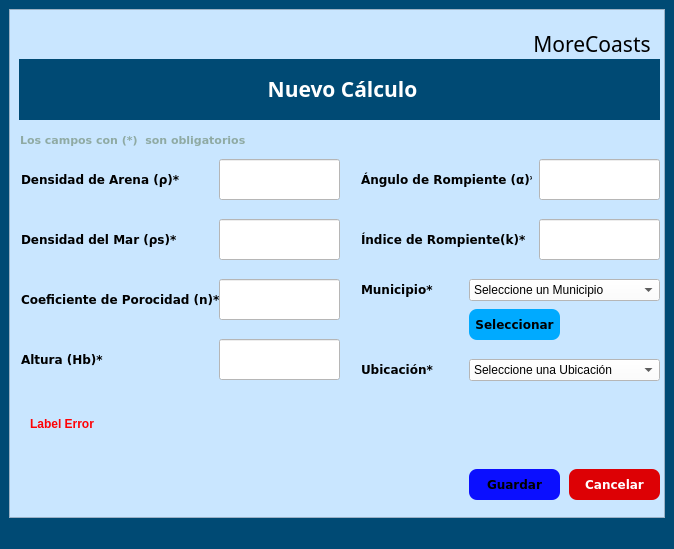
<?xml version="1.0" encoding="UTF-8"?>
<ui version="4.0">
 <class>MainWindow</class>
 <widget class="QMainWindow" name="MainWindow">
  <property name="geometry">
   <rect>
    <x>0</x>
    <y>0</y>
    <width>674</width>
    <height>549</height>
   </rect>
  </property>
  <property name="windowTitle">
   <string>MoreCoasts       Nuevo Cálculo</string>
  </property>
  <property name="windowIcon">
   <iconset>
    <normaloff>FormatFactoryAgregar un título.ico</normaloff>FormatFactoryAgregar un título.ico</iconset>
  </property>
  <property name="styleSheet">
   <string notr="true">background-color: rgb(0, 74, 116);</string>
  </property>
  <widget class="QWidget" name="centralwidget">
   <layout class="QHBoxLayout" name="horizontalLayout">
    <item>
     <widget class="QFrame" name="frame_NuevoCalculo">
      <property name="styleSheet">
       <string notr="true">QFrame{
background-color: rgb(201, 230, 255);
}
QLabel{
background-color: #000000ff;
color::rgb(0, 74, 116);
border:8px solid#000000ff;
}
QLineButton{
border:0px;
color:rgb(255, 255, 255);
border-bottom:2px solid rgb(61,61,61);
}
QPushButton{
background-color:rgb(0, 74, 116);
border-radius:15px;
color: rgb(255, 255, 255);
}

QLineEdit{
background-color: rgb(255, 255, 255);
}
QPushButton:hover{
background-color: rgb(0, 12, 255);
border-radius:15px;
color: rgb(0, 0, 0);
}

</string>
      </property>
      <property name="frameShape">
       <enum>QFrame::StyledPanel</enum>
      </property>
      <property name="frameShadow">
       <enum>QFrame::Raised</enum>
      </property>
      <widget class="QLabel" name="label_NuevoCalculo">
       <property name="geometry">
        <rect>
         <x>10</x>
         <y>50</y>
         <width>641</width>
         <height>61</height>
        </rect>
       </property>
       <property name="font">
        <font>
         <family>Arial Black</family>
         <pointsize>16</pointsize>
         <weight>75</weight>
         <bold>true</bold>
        </font>
       </property>
       <property name="styleSheet">
        <string notr="true">background-color: rgb(0, 74, 116);
color: rgb(255, 255, 255);</string>
       </property>
       <property name="text">
        <string>&lt;html&gt;&lt;head/&gt;&lt;body&gt;&lt;p align=&quot;center&quot;&gt;Nuevo Cálculo&lt;/p&gt;&lt;/body&gt;&lt;/html&gt;</string>
       </property>
      </widget>
      <widget class="QLabel" name="label_DensidadArena">
       <property name="geometry">
        <rect>
         <x>0</x>
         <y>150</y>
         <width>211</width>
         <height>41</height>
        </rect>
       </property>
       <property name="font">
        <font>
         <family>Verdana</family>
         <pointsize>9</pointsize>
         <weight>75</weight>
         <bold>true</bold>
        </font>
       </property>
       <property name="text">
        <string>Densidad de Arena (ρ)*</string>
       </property>
      </widget>
      <widget class="QLineEdit" name="lineEdit_densidadArena">
       <property name="geometry">
        <rect>
         <x>210</x>
         <y>150</y>
         <width>121</width>
         <height>41</height>
        </rect>
       </property>
       <property name="font">
        <font>
         <family>Agency FB</family>
         <pointsize>9</pointsize>
        </font>
       </property>
       <property name="cursor">
        <cursorShape>IBeamCursor</cursorShape>
       </property>
       <property name="styleSheet">
        <string notr="true">background-color: rgb(255, 255, 255);</string>
       </property>
       <property name="maxLength">
        <number>50</number>
       </property>
      </widget>
      <widget class="QLabel" name="label_DensidadMar">
       <property name="geometry">
        <rect>
         <x>0</x>
         <y>210</y>
         <width>211</width>
         <height>41</height>
        </rect>
       </property>
       <property name="font">
        <font>
         <family>Verdana</family>
         <pointsize>9</pointsize>
         <weight>75</weight>
         <bold>true</bold>
        </font>
       </property>
       <property name="text">
        <string>Densidad del Mar (ρs)*</string>
       </property>
      </widget>
      <widget class="QLineEdit" name="lineEdit_DensidadMar">
       <property name="geometry">
        <rect>
         <x>210</x>
         <y>210</y>
         <width>121</width>
         <height>41</height>
        </rect>
       </property>
       <property name="font">
        <font>
         <family>Arial</family>
         <pointsize>9</pointsize>
        </font>
       </property>
       <property name="styleSheet">
        <string notr="true">background-color: rgb(255, 255, 255);</string>
       </property>
       <property name="maxLength">
        <number>50</number>
       </property>
      </widget>
      <widget class="QLabel" name="label_CoeficientePorocidad">
       <property name="geometry">
        <rect>
         <x>0</x>
         <y>270</y>
         <width>221</width>
         <height>41</height>
        </rect>
       </property>
       <property name="font">
        <font>
         <family>Verdana</family>
         <pointsize>9</pointsize>
         <weight>75</weight>
         <bold>true</bold>
        </font>
       </property>
       <property name="text">
        <string>Coeficiente de Porocidad (n)*</string>
       </property>
      </widget>
      <widget class="QLineEdit" name="lineEdit_CoeficientePorocidad">
       <property name="geometry">
        <rect>
         <x>210</x>
         <y>270</y>
         <width>121</width>
         <height>41</height>
        </rect>
       </property>
       <property name="font">
        <font>
         <family>Arial</family>
         <pointsize>9</pointsize>
        </font>
       </property>
       <property name="styleSheet">
        <string notr="true">background-color: rgb(255, 255, 255);</string>
       </property>
       <property name="maxLength">
        <number>50</number>
       </property>
      </widget>
      <widget class="QLabel" name="label_ALtura">
       <property name="geometry">
        <rect>
         <x>0</x>
         <y>330</y>
         <width>211</width>
         <height>41</height>
        </rect>
       </property>
       <property name="font">
        <font>
         <family>Verdana</family>
         <pointsize>9</pointsize>
         <weight>75</weight>
         <bold>true</bold>
        </font>
       </property>
       <property name="text">
        <string>Altura (Hb)*</string>
       </property>
      </widget>
      <widget class="QLineEdit" name="lineEdit_altura">
       <property name="geometry">
        <rect>
         <x>210</x>
         <y>330</y>
         <width>121</width>
         <height>41</height>
        </rect>
       </property>
       <property name="font">
        <font>
         <family>Arial</family>
         <pointsize>9</pointsize>
        </font>
       </property>
       <property name="styleSheet">
        <string notr="true">background-color: rgb(255, 255, 255);</string>
       </property>
       <property name="maxLength">
        <number>50</number>
       </property>
      </widget>
      <widget class="QLabel" name="label_AnguloR">
       <property name="geometry">
        <rect>
         <x>340</x>
         <y>150</y>
         <width>191</width>
         <height>41</height>
        </rect>
       </property>
       <property name="font">
        <font>
         <family>Verdana</family>
         <pointsize>9</pointsize>
         <weight>75</weight>
         <bold>true</bold>
        </font>
       </property>
       <property name="text">
        <string>Ángulo de Rompiente (α)*</string>
       </property>
      </widget>
      <widget class="QLabel" name="label_IndiceR">
       <property name="geometry">
        <rect>
         <x>340</x>
         <y>210</y>
         <width>191</width>
         <height>41</height>
        </rect>
       </property>
       <property name="font">
        <font>
         <family>Verdana</family>
         <pointsize>9</pointsize>
         <weight>75</weight>
         <bold>true</bold>
        </font>
       </property>
       <property name="text">
        <string>Índice de Rompiente(k)*</string>
       </property>
      </widget>
      <widget class="QLabel" name="label_Ubicacion">
       <property name="geometry">
        <rect>
         <x>340</x>
         <y>260</y>
         <width>191</width>
         <height>41</height>
        </rect>
       </property>
       <property name="font">
        <font>
         <family>Verdana</family>
         <pointsize>9</pointsize>
         <weight>75</weight>
         <bold>true</bold>
        </font>
       </property>
       <property name="text">
        <string>Municipio*</string>
       </property>
      </widget>
      <widget class="QLabel" name="label_SGCTS_GeoCuba">
       <property name="geometry">
        <rect>
         <x>470</x>
         <y>10</y>
         <width>221</width>
         <height>51</height>
        </rect>
       </property>
       <property name="font">
        <font>
         <family>Cooper Black</family>
         <pointsize>16</pointsize>
         <weight>50</weight>
         <bold>false</bold>
        </font>
       </property>
       <property name="styleSheet">
        <string notr="true">background-color: #000000ff;
color: rgb(0, 0, 0);</string>
       </property>
       <property name="text">
        <string>&lt;html&gt;&lt;head/&gt;&lt;body&gt;&lt;p align=&quot;center&quot;&gt;MoreCoasts&lt;/p&gt;&lt;/body&gt;&lt;/html&gt;</string>
       </property>
      </widget>
      <widget class="QLineEdit" name="lineEdit_IndiceRompiente">
       <property name="geometry">
        <rect>
         <x>530</x>
         <y>210</y>
         <width>121</width>
         <height>41</height>
        </rect>
       </property>
       <property name="font">
        <font>
         <family>Arial</family>
         <pointsize>9</pointsize>
        </font>
       </property>
       <property name="styleSheet">
        <string notr="true">background-color: rgb(255, 255, 255);</string>
       </property>
       <property name="maxLength">
        <number>50</number>
       </property>
      </widget>
      <widget class="QLineEdit" name="lineEdit_AnguloRompiente">
       <property name="geometry">
        <rect>
         <x>530</x>
         <y>150</y>
         <width>121</width>
         <height>41</height>
        </rect>
       </property>
       <property name="font">
        <font>
         <family>Arial</family>
         <pointsize>9</pointsize>
         <weight>75</weight>
         <bold>true</bold>
        </font>
       </property>
       <property name="styleSheet">
        <string notr="true">background-color: rgb(255, 255, 255);</string>
       </property>
       <property name="maxLength">
        <number>50</number>
       </property>
      </widget>
      <widget class="QPushButton" name="but_GuardarNuevoCalculo">
       <property name="geometry">
        <rect>
         <x>460</x>
         <y>460</y>
         <width>91</width>
         <height>31</height>
        </rect>
       </property>
       <property name="font">
        <font>
         <family>Verdana</family>
         <pointsize>9</pointsize>
         <weight>75</weight>
         <bold>true</bold>
        </font>
       </property>
       <property name="styleSheet">
        <string notr="true">QPushButton{
background-color: rgb(11, 15, 255);
color: rgb(0, 0, 0);
border-radius:8px;
}

QPushButton:hover{
background-color: rgb(16, 132, 255);
border-top-left-radius:12px;
border-bottom-left-radius:12px;

}</string>
       </property>
       <property name="text">
        <string>Guardar</string>
       </property>
      </widget>
      <widget class="QPushButton" name="butCancelarNuevoCalculo">
       <property name="geometry">
        <rect>
         <x>560</x>
         <y>460</y>
         <width>91</width>
         <height>31</height>
        </rect>
       </property>
       <property name="font">
        <font>
         <family>Verdana</family>
         <pointsize>9</pointsize>
         <weight>75</weight>
         <bold>true</bold>
        </font>
       </property>
       <property name="styleSheet">
        <string notr="true">QPushButton{
color: rgb(255, 255, 255);
	background-color: rgb(221, 1, 5);
border-radius:8px;
}

QPushButton:hover{
background-color: rgb(255, 120, 129);
border-top-left-radius:12px;
border-bottom-left-radius:12px;

}</string>
       </property>
       <property name="text">
        <string>Cancelar</string>
       </property>
      </widget>
      <widget class="QLabel" name="label_Error">
       <property name="geometry">
        <rect>
         <x>10</x>
         <y>400</y>
         <width>641</width>
         <height>31</height>
        </rect>
       </property>
       <property name="styleSheet">
        <string notr="true">color: rgb(255, 1, 5);</string>
       </property>
       <property name="text">
        <string>&lt;html&gt;&lt;head/&gt;&lt;body&gt;&lt;p&gt;&lt;span style=&quot; font-weight:600;&quot;&gt;Label Error&lt;/span&gt;&lt;/p&gt;&lt;/body&gt;&lt;/html&gt;</string>
       </property>
      </widget>
      <widget class="QLabel" name="label_4">
       <property name="geometry">
        <rect>
         <x>0</x>
         <y>110</y>
         <width>261</width>
         <height>41</height>
        </rect>
       </property>
       <property name="font">
        <font>
         <family>Verdana</family>
         <pointsize>8</pointsize>
         <weight>75</weight>
         <bold>true</bold>
        </font>
       </property>
       <property name="styleSheet">
        <string notr="true">color: rgb(143, 170, 163);</string>
       </property>
       <property name="text">
        <string>Los campos con (*)  son obligatorios</string>
       </property>
      </widget>
      <widget class="QLabel" name="label">
       <property name="geometry">
        <rect>
         <x>480</x>
         <y>0</y>
         <width>51</width>
         <height>51</height>
        </rect>
       </property>
       <property name="text">
        <string/>
       </property>
       <property name="pixmap">
        <pixmap>Agregar_un_título-removebg-preview.png</pixmap>
       </property>
       <property name="scaledContents">
        <bool>true</bool>
       </property>
      </widget>
      <widget class="QLabel" name="label_Ubicacion_2">
       <property name="geometry">
        <rect>
         <x>340</x>
         <y>340</y>
         <width>191</width>
         <height>41</height>
        </rect>
       </property>
       <property name="font">
        <font>
         <family>Verdana</family>
         <pointsize>9</pointsize>
         <weight>75</weight>
         <bold>true</bold>
        </font>
       </property>
       <property name="text">
        <string>Ubicación*</string>
       </property>
      </widget>
      <widget class="QComboBox" name="comboBox">
       <property name="geometry">
        <rect>
         <x>460</x>
         <y>270</y>
         <width>191</width>
         <height>22</height>
        </rect>
       </property>
       <property name="font">
        <font>
         <family>Arial</family>
         <pointsize>9</pointsize>
        </font>
       </property>
       <property name="styleSheet">
        <string notr="true">background-color: rgb(255, 255, 255);</string>
       </property>
       <item>
        <property name="text">
         <string>Seleccione un Municipio</string>
        </property>
       </item>
      </widget>
      <widget class="QPushButton" name="but_SeleccionarMunCalculo">
       <property name="geometry">
        <rect>
         <x>460</x>
         <y>300</y>
         <width>91</width>
         <height>31</height>
        </rect>
       </property>
       <property name="font">
        <font>
         <family>Verdana</family>
         <pointsize>9</pointsize>
         <weight>75</weight>
         <bold>true</bold>
        </font>
       </property>
       <property name="styleSheet">
        <string notr="true">QPushButton{
color: rgb(0, 0, 0);
background-color: rgb(0, 170, 255);
border-radius:8px;
}

QPushButton:hover{
background-color: rgb(0, 196, 255);
border-top-left-radius:12px;
border-bottom-left-radius:12px;

}</string>
       </property>
       <property name="text">
        <string>Seleccionar</string>
       </property>
      </widget>
      <widget class="QComboBox" name="comboBoxUbicCalculo">
       <property name="geometry">
        <rect>
         <x>460</x>
         <y>350</y>
         <width>191</width>
         <height>22</height>
        </rect>
       </property>
       <property name="font">
        <font>
         <family>Arial</family>
         <pointsize>9</pointsize>
        </font>
       </property>
       <property name="styleSheet">
        <string notr="true">background-color: rgb(255, 255, 255);</string>
       </property>
       <item>
        <property name="text">
         <string>Seleccione una Ubicación</string>
        </property>
       </item>
      </widget>
     </widget>
    </item>
   </layout>
  </widget>
  <widget class="QStatusBar" name="statusbar"/>
 </widget>
 <resources/>
 <connections/>
</ui>
